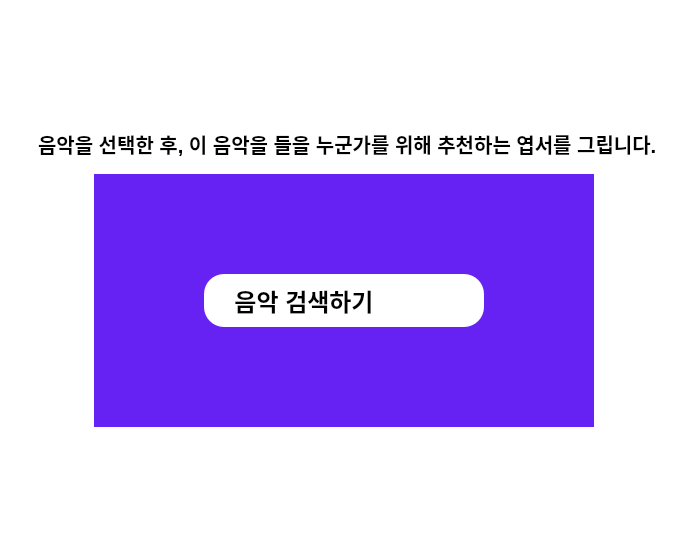
            <widget class="QWidget" name="page_search">
             <property name="styleSheet">
              <string notr="true">background-color:white;</string>
             </property>
             <layout class="QVBoxLayout" name="verticalLayout_33">
              <item alignment="Qt::AlignHCenter|Qt::AlignVCenter">
               <widget class="QFrame" name="frame_58">
                <property name="styleSheet">
                 <string notr="true">border:none;</string>
                </property>
                <property name="frameShape">
                 <enum>QFrame::StyledPanel</enum>
                </property>
                <property name="frameShadow">
                 <enum>QFrame::Raised</enum>
                </property>
                <layout class="QVBoxLayout" name="verticalLayout_58">
                 <property name="topMargin">
                  <number>100</number>
                 </property>
                 <property name="bottomMargin">
                  <number>100</number>
                 </property>
                 <item>
                  <widget class="QFrame" name="frame_59">
                   <property name="frameShape">
                    <enum>QFrame::StyledPanel</enum>
                   </property>
                   <property name="frameShadow">
                    <enum>QFrame::Raised</enum>
                   </property>
                   <layout class="QVBoxLayout" name="verticalLayout_56">
                    <item>
                     <widget class="QFrame" name="frame_61">
                      <property name="frameShape">
                       <enum>QFrame::StyledPanel</enum>
                      </property>
                      <property name="frameShadow">
                       <enum>QFrame::Raised</enum>
                      </property>
                      <layout class="QVBoxLayout" name="verticalLayout_57">
                       <property name="bottomMargin">
                        <number>0</number>
                       </property>
                       <item alignment="Qt::AlignBottom">
                        <widget class="QLabel" name="label_23">
                         <property name="font">
                          <font>
                           <pointsize>15</pointsize>
                           <weight>75</weight>
                           <bold>true</bold>
                          </font>
                         </property>
                         <property name="styleSheet">
                          <string notr="true">color:black;</string>
                         </property>
                         <property name="text">
                          <string>음악을 선택한 후, 이 음악을 들을 누군가를 위해 추천하는 엽서를 그립니다.</string>
                         </property>
                        </widget>
                       </item>
                      </layout>
                     </widget>
                    </item>
                    <item alignment="Qt::AlignHCenter|Qt::AlignVCenter">
                     <widget class="QFrame" name="frame_82">
                      <property name="frameShape">
                       <enum>QFrame::StyledPanel</enum>
                      </property>
                      <property name="frameShadow">
                       <enum>QFrame::Raised</enum>
                      </property>
                      <layout class="QHBoxLayout" name="horizontalLayout_33">
                       <property name="spacing">
                        <number>0</number>
                       </property>
                       <item>
                        <widget class="QFrame" name="frame_83">
                         <property name="minimumSize">
                          <size>
                           <width>500</width>
                           <height>0</height>
                          </size>
                         </property>
                         <property name="maximumSize">
                          <size>
                           <width>16777215</width>
                           <height>16777215</height>
                          </size>
                         </property>
                         <property name="styleSheet">
                          <string notr="true">*{
background-color: #6522f2;
}</string>
                         </property>
                         <property name="frameShape">
                          <enum>QFrame::StyledPanel</enum>
                         </property>
                         <property name="frameShadow">
                          <enum>QFrame::Raised</enum>
                         </property>
                         <layout class="QVBoxLayout" name="verticalLayout_34">
                          <property name="leftMargin">
                           <number>50</number>
                          </property>
                          <property name="topMargin">
                           <number>100</number>
                          </property>
                          <property name="rightMargin">
                           <number>50</number>
                          </property>
                          <property name="bottomMargin">
                           <number>100</number>
                          </property>
                          <item alignment="Qt::AlignHCenter|Qt::AlignVCenter">
                           <widget class="QFrame" name="frame_101">
                            <property name="minimumSize">
                             <size>
                              <width>280</width>
                              <height>0</height>
                             </size>
                            </property>
                            <property name="styleSheet">
                             <string notr="true">*{color: black;background-color:#ffffff;
border-radius: 20px;
}</string>
                            </property>
                            <property name="frameShape">
                             <enum>QFrame::StyledPanel</enum>
                            </property>
                            <property name="frameShadow">
                             <enum>QFrame::Raised</enum>
                            </property>
                            <layout class="QHBoxLayout" name="horizontalLayout_59">
                             <property name="leftMargin">
                              <number>30</number>
                             </property>
                             <property name="rightMargin">
                              <number>0</number>
                             </property>
                             <item alignment="Qt::AlignLeft">
                              <widget class="QPushButton" name="pushButton_16">
                               <property name="font">
                                <font>
                                 <pointsize>18</pointsize>
                                 <weight>75</weight>
                                 <bold>true</bold>
                                </font>
                               </property>
                               <property name="text">
                                <string>음악 검색하기</string>
                               </property>
                              </widget>
                             </item>
                             <item alignment="Qt::AlignHCenter|Qt::AlignVCenter">
                              <widget class="QPushButton" name="pushButton_5">
                               <property name="sizePolicy">
                                <sizepolicy hsizetype="Preferred" vsizetype="Preferred">
                                 <horstretch>0</horstretch>
                                 <verstretch>0</verstretch>
                                </sizepolicy>
                               </property>
                               <property name="minimumSize">
                                <size>
                                 <width>0</width>
                                 <height>0</height>
                                </size>
                               </property>
                               <property name="font">
                                <font>
                                 <pointsize>18</pointsize>
                                 <weight>75</weight>
                                 <bold>true</bold>
                                </font>
                               </property>
                               <property name="layoutDirection">
                                <enum>Qt::LeftToRight</enum>
                               </property>
                               <property name="styleSheet">
                                <string notr="true">*{color: black;background-color:#ffffff;
}</string>
                               </property>
                               <property name="text">
                                <string/>
                               </property>
                               <property name="icon">
                                <iconset>
                                 <normaloff>../resource/icons/search_black.png</normaloff>../resource/icons/search_black.png</iconset>
                               </property>
                               <property name="iconSize">
                                <size>
                                 <width>50</width>
                                 <height>50</height>
                                </size>
                               </property>
                               <property name="flat">
                                <bool>true</bool>
                               </property>
                              </widget>
                             </item>
                            </layout>
                           </widget>
                          </item>
                         </layout>
                        </widget>
                       </item>
                       <item>
                        <widget class="QFrame" name="frame_84">
                         <property name="frameShape">
                          <enum>QFrame::StyledPanel</enum>
                         </property>
                         <property name="frameShadow">
                          <enum>QFrame::Raised</enum>
                         </property>
                         <layout class="QHBoxLayout" name="horizontalLayout_48">
                          <property name="spacing">
                           <number>0</number>
                          </property>
                          <property name="leftMargin">
                           <number>0</number>
                          </property>
                          <property name="topMargin">
                           <number>0</number>
                          </property>
                          <property name="rightMargin">
                           <number>0</number>
                          </property>
                          <property name="bottomMargin">
                           <number>0</number>
                          </property>
                          <item>
                           <widget class="QLabel" name="label_27">
                            <property name="maximumSize">
                             <size>
                              <width>16777215</width>
                              <height>16777215</height>
                             </size>
                            </property>
                            <property name="cursor">
                             <cursorShape>ArrowCursor</cursorShape>
                            </property>
                            <property name="tabletTracking">
                             <bool>false</bool>
                            </property>
                            <property name="contextMenuPolicy">
                             <enum>Qt::DefaultContextMenu</enum>
                            </property>
                            <property name="text">
                             <string/>
                            </property>
                            <property name="pixmap">
                             <pixmap>../resource/lp.png</pixmap>
                            </property>
                            <property name="scaledContents">
                             <bool>true</bool>
                            </property>
                            <property name="alignment">
                             <set>Qt::AlignCenter</set>
                            </property>
                            <property name="wordWrap">
                             <bool>false</bool>
                            </property>
                           </widget>
                          </item>
                         </layout>
                        </widget>
                       </item>
                      </layout>
                     </widget>
                    </item>
                   </layout>
                  </widget>
                 </item>
                </layout>
               </widget>
              </item>
             </layout>
            </widget>
